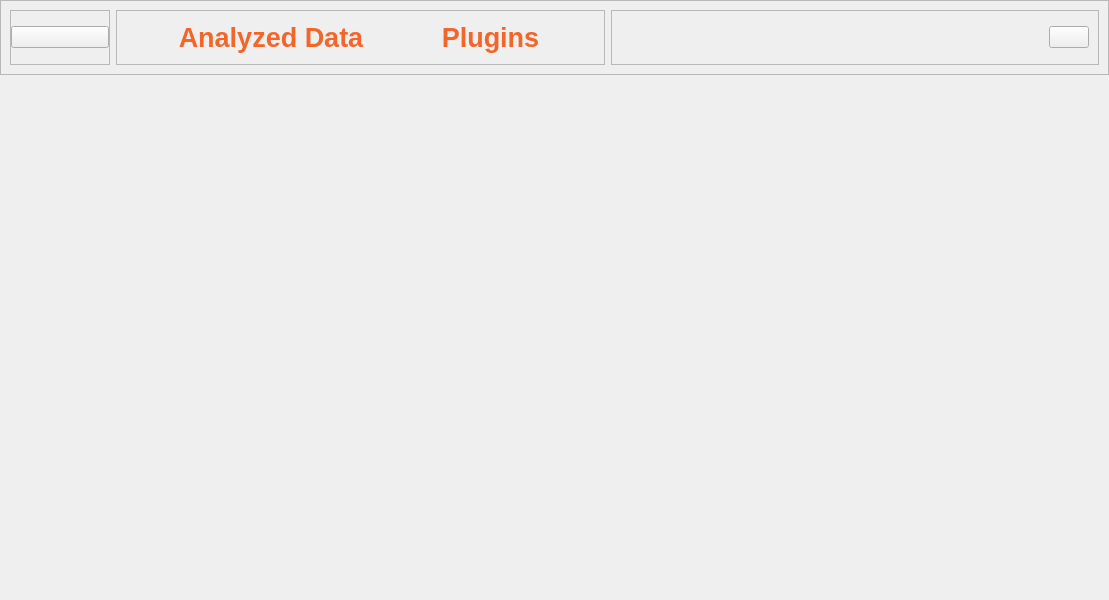
<?xml version="1.0" encoding="UTF-8"?>
<ui version="4.0">
 <class>MainWindow</class>
 <widget class="QMainWindow" name="MainWindow">
  <property name="geometry">
   <rect>
    <x>0</x>
    <y>0</y>
    <width>1109</width>
    <height>600</height>
   </rect>
  </property>
  <property name="windowTitle">
   <string>MainWindow</string>
  </property>
  <widget class="QWidget" name="centralwidget">
   <property name="styleSheet">
    <string notr="true">QWidget{
	/*background-color:rgb(52, 53, 52);*/
}</string>
   </property>
   <layout class="QVBoxLayout" name="verticalLayout">
    <property name="spacing">
     <number>0</number>
    </property>
    <property name="leftMargin">
     <number>0</number>
    </property>
    <property name="topMargin">
     <number>0</number>
    </property>
    <property name="rightMargin">
     <number>0</number>
    </property>
    <property name="bottomMargin">
     <number>0</number>
    </property>
    <item>
     <widget class="QFrame" name="frame">
      <property name="minimumSize">
       <size>
        <width>0</width>
        <height>75</height>
       </size>
      </property>
      <property name="maximumSize">
       <size>
        <width>16777215</width>
        <height>75</height>
       </size>
      </property>
      <property name="styleSheet">
       <string notr="true">QFrame {
	background-color: rgb(38, 38, 38);
}

QFrame &gt; QPushButton {
	background-color:transparent;
}</string>
      </property>
      <property name="frameShape">
       <enum>QFrame::StyledPanel</enum>
      </property>
      <property name="frameShadow">
       <enum>QFrame::Raised</enum>
      </property>
      <layout class="QHBoxLayout" name="horizontalLayout">
       <item>
        <widget class="QFrame" name="frame_2">
         <property name="maximumSize">
          <size>
           <width>100</width>
           <height>16777215</height>
          </size>
         </property>
         <property name="frameShape">
          <enum>QFrame::StyledPanel</enum>
         </property>
         <property name="frameShadow">
          <enum>QFrame::Raised</enum>
         </property>
         <layout class="QVBoxLayout" name="verticalLayout_3">
          <property name="spacing">
           <number>40</number>
          </property>
          <property name="leftMargin">
           <number>0</number>
          </property>
          <property name="topMargin">
           <number>0</number>
          </property>
          <property name="rightMargin">
           <number>0</number>
          </property>
          <property name="bottomMargin">
           <number>0</number>
          </property>
          <item>
           <widget class="QPushButton" name="mainBtn">
            <property name="maximumSize">
             <size>
              <width>100</width>
              <height>16777215</height>
             </size>
            </property>
            <property name="cursor">
             <cursorShape>PointingHandCursor</cursorShape>
            </property>
            <property name="text">
             <string/>
            </property>
            <property name="icon">
             <iconset>
              <normaloff>../../design/Mnemonic logo.png</normaloff>../../design/Mnemonic logo.png</iconset>
            </property>
            <property name="iconSize">
             <size>
              <width>100</width>
              <height>100</height>
             </size>
            </property>
           </widget>
          </item>
         </layout>
        </widget>
       </item>
       <item>
        <widget class="QFrame" name="frame_4">
         <property name="frameShape">
          <enum>QFrame::StyledPanel</enum>
         </property>
         <property name="frameShadow">
          <enum>QFrame::Raised</enum>
         </property>
         <layout class="QHBoxLayout" name="horizontalLayout_3">
          <property name="leftMargin">
           <number>0</number>
          </property>
          <property name="topMargin">
           <number>0</number>
          </property>
          <property name="rightMargin">
           <number>0</number>
          </property>
          <property name="bottomMargin">
           <number>0</number>
          </property>
          <item>
           <widget class="QPushButton" name="dataBtn">
            <property name="minimumSize">
             <size>
              <width>0</width>
              <height>0</height>
             </size>
            </property>
            <property name="maximumSize">
             <size>
              <width>200</width>
              <height>50</height>
             </size>
            </property>
            <property name="font">
             <font>
              <family>Arial</family>
              <pointsize>20</pointsize>
              <weight>75</weight>
              <bold>true</bold>
             </font>
            </property>
            <property name="cursor">
             <cursorShape>PointingHandCursor</cursorShape>
            </property>
            <property name="styleSheet">
             <string notr="true">QPushButton {
	border:2px solid transparent;
	color:rgb(242, 102, 42);
}

QPushButton:hover{
	border-bottom: 2px solid rgb(242, 102, 42);
}</string>
            </property>
            <property name="text">
             <string>Analyzed Data</string>
            </property>
           </widget>
          </item>
          <item>
           <widget class="QPushButton" name="pluginsBtn">
            <property name="maximumSize">
             <size>
              <width>119</width>
              <height>200</height>
             </size>
            </property>
            <property name="font">
             <font>
              <family>Arial</family>
              <pointsize>20</pointsize>
              <weight>75</weight>
              <bold>true</bold>
             </font>
            </property>
            <property name="cursor">
             <cursorShape>PointingHandCursor</cursorShape>
            </property>
            <property name="styleSheet">
             <string notr="true">QPushButton {
 border:2px solid transparent;
 color:rgb(242, 102, 42);
}

QPushButton:hover{
	border-bottom: 2px solid rgb(242, 102, 42);
}</string>
            </property>
            <property name="text">
             <string>Plugins</string>
            </property>
           </widget>
          </item>
         </layout>
        </widget>
       </item>
       <item>
        <widget class="QFrame" name="frame_3">
         <property name="frameShape">
          <enum>QFrame::StyledPanel</enum>
         </property>
         <property name="frameShadow">
          <enum>QFrame::Raised</enum>
         </property>
         <layout class="QVBoxLayout" name="verticalLayout_2">
          <item alignment="Qt::AlignRight">
           <widget class="QPushButton" name="settingsBtn">
            <property name="cursor">
             <cursorShape>PointingHandCursor</cursorShape>
            </property>
            <property name="text">
             <string/>
            </property>
            <property name="icon">
             <iconset>
              <normaloff>../../design/Settings.png</normaloff>../../design/Settings.png</iconset>
            </property>
            <property name="iconSize">
             <size>
              <width>50</width>
              <height>50</height>
             </size>
            </property>
           </widget>
          </item>
         </layout>
        </widget>
       </item>
      </layout>
     </widget>
    </item>
    <item>
     <widget class="QStackedWidget" name="stackedWidget"/>
    </item>
   </layout>
  </widget>
 </widget>
 <resources/>
 <connections/>
</ui>
